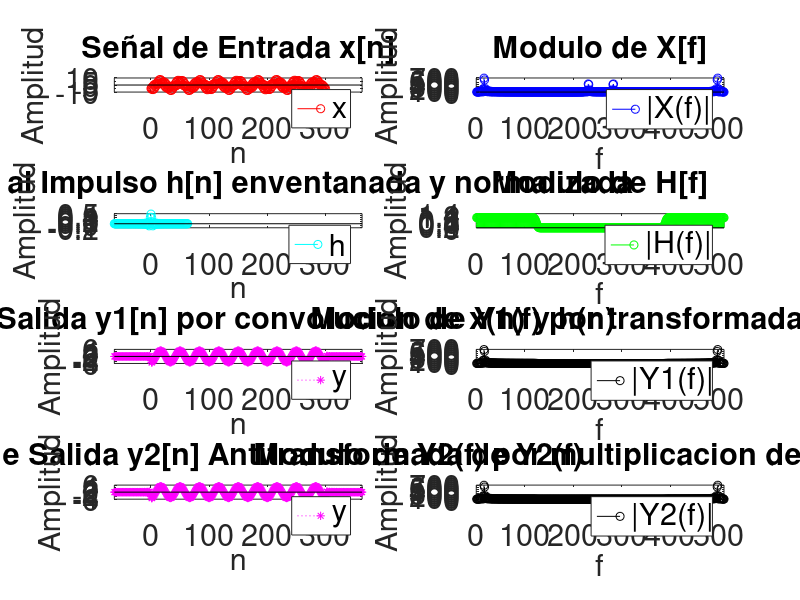

This figure's MATLAB source:
% Inicialización
clc
clear
close all

% Definicion de parametros
Nx = 301;
Nh = 127;
nx = 0:(Nx-1);
nh = -(Nh-1)/2:(Nh-1)/2;

% Definición de Fc, dt y Fm
Fc = 800;
dt = 0.0001;
Fm = 3333;

% Definir las señales x[n] y h[n]
x_original = -5 * cos(2 * pi * 100 *nx / Fm) + 3 * sin(2 * pi * 1500 * nx / Fm);
h_original = 2 * Fc / Fm * sinc(2 * Fc * nh / Fm);

% Aplicar enventanado y normalización a h
ventana_hamming = hamming(Nh);
vh = h_original .* ventana_hamming';
vh_normalizada = vh / sum(vh);

% Ajustar las longitudes a una potencia de 2
N = 2^nextpow2(Nx + Nh - 1);
x = [x_original, zeros(1, N - Nx)];
h = [vh_normalizada, zeros(1, N - Nh)];

% Definir la función y1 a partir de la convolución de x y h normalizada y enventanada
y1 = conv(x, vh_normalizada);

% Transformada de Fourier de x[n], h[n] enventanada normalizada y de y1[n]
X = fft(x, N);
H = fft(vh_normalizada, N);
Y1 = fft(y1, N);

% Multiplicación en el dominio de la frecuencia de H(f) y X(f) para obtener Y2(F)
Y2 = X .* H;

% Transformada inversa de Y2(f) para obtener y2[n]
y2 = ifft(Y2);

% Definición de límites
limxA = nx(1) + nh(1);
limxB = nx(Nx) + nh(Nh);
ny1 = limxA : limxA + length(y1) - 1;
ny2 = limxA : limxA + length(y2) - 1;

% Tamaño de fuente
fontSize = 22;

figure()

% Graficar x[n]
subplot(4, 2, 1);
stem(nx, x_original, 'r'), legend('x');
title('Señal de Entrada x[n]', 'FontSize', fontSize);
ylabel('Amplitud', 'FontSize', fontSize);
xlabel('n', 'FontSize', fontSize);
xlim([limxA, limxB]);

% Graficar FFT de x[n]
subplot(4, 2, 2);
stem(abs(X), 'b'), legend('|X(f)|');
title('Modulo de X[f]', 'FontSize', fontSize);
ylabel('Amplitud', 'FontSize', fontSize);
xlabel('f', 'FontSize', fontSize);
xlim([0, (N-1)]);

% Graficar h[n]
subplot(4, 2, 3);
stem(nh, vh_normalizada, 'c'), legend('h');
title('Respuesta al Impulso h[n] enventanada y normalizada', 'FontSize', fontSize);
ylabel('Amplitud', 'FontSize', fontSize);
xlabel('n', 'FontSize', fontSize);
xlim([limxA, limxB]);

% Graficar FFT de h[n]
subplot(4, 2, 4);
stem(abs(H), 'g'), legend('|H(f)|');
title('Modulo de H[f]', 'FontSize', fontSize);
ylabel('Amplitud', 'FontSize', fontSize);
xlabel('f', 'FontSize', fontSize);
xlim([0, (N-1)]);

% Graficar y1 por convolución en el tiempo de x y h
subplot(4, 2, 5);
stem(ny1, y1, 'm:*'), legend('y');
title('Señal de Salida y1[n] por convolucion de x(n) y h(n)', 'FontSize', fontSize);
ylabel('Amplitud', 'FontSize', fontSize);
xlabel('n', 'FontSize', fontSize);
xlim([limxA, limxB]);

% Graficar Y1(f) por transformada FFT de y1
subplot(4, 2, 6);
stem(abs(Y1), 'k'), legend('|Y1(f)|');
title('Modulo de Y1(f) por transformada de y1', 'FontSize', fontSize);
ylabel('Amplitud', 'FontSize', fontSize);
xlabel('f', 'FontSize', fontSize);
xlim([0, (N-1)]);

% Graficar Y2(f) por propiedad de multiplicación de H y X
subplot(4, 2, 8);
stem(abs(Y2), 'k'), legend('|Y2(f)|');
title('Modulo de Y2(f) por multiplicacion de X(f) y H(f)', 'FontSize', fontSize);
ylabel('Amplitud', 'FontSize', fontSize);
xlabel('f', 'FontSize', fontSize);
xlim([0, (N-1)]);

% Graficar y2(n) por antitransformada de Y2(f)
subplot(4, 2, 7);
stem(ny2, y2, 'm:*'), legend('y');
title('Señal de Salida y2[n] Antitransformada de Y2(f)', 'FontSize', fontSize);
ylabel('Amplitud', 'FontSize', fontSize);
xlabel('n', 'FontSize', fontSize);
xlim([limxA, limxB]);

% Cambiar el tamaño de las fuentes en todos los gráficos
set(findall(gcf, '-property', 'FontSize'), 'FontSize', fontSize);

